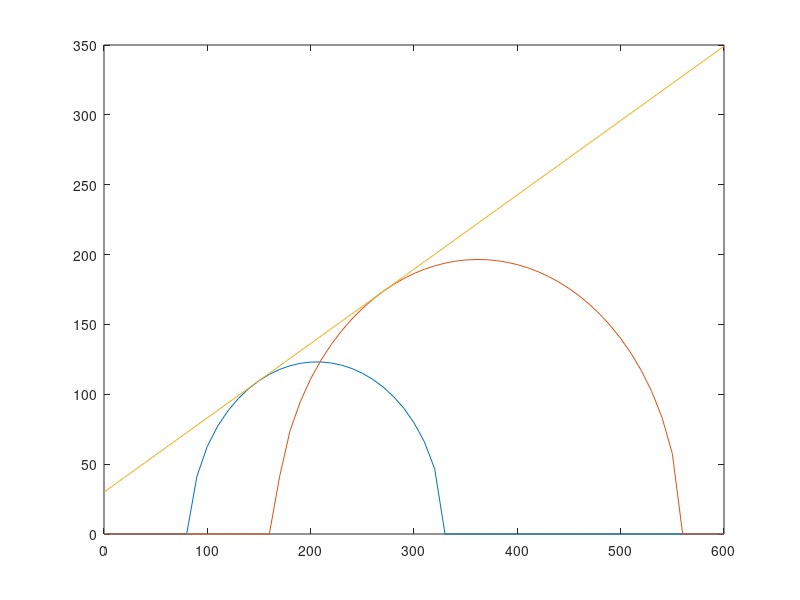

The MATLAB script that drew this image: (Note: this script raises an error after producing the figure.)
%============================================================
%
%        C' y Phi' Envolvente de Falla de Mohr Coulomb
%                Franklin Andrés Lizarazo
%
%============================================================

%====================Ingreso de Datos

%Ensayo 1
s1=329.2; %Esfuerzo principal 1
s3=82.8; %Esfuerzo principal 3
u=0; %Presión de poros

%Ensayo 2
s11=558.6; %Esfuerzo principal 1
s33=165.6; %Esfuerzo principal 3
uu=0; %Presión de poros

%====================Esfuerzos Efectivos

s1p=s1-u;
s3p=s3-u;

s11p=s11-uu;
s33p=s33-uu;

%====================Solución del Sistema

F=@(x) [s1p-s3p*tand(45+x(2)/2)^2-2*x(1)*tand(45+x(2)/2);
    s11p-s33p*tand(45+x(2)/2)^2-2*x(1)*tand(45+x(2)/2)]; %Defino Eqs
x0=[0;0]; %Defino punto de inicio

x=fsolve(F,x0); %Creo el vector solución
c=x(1) %Extraigo C'
phi=x(2) %Extraigo Phi'

%====================Gráfica del Circulo

r=(s1p-s3p)/2;
c=(s1p+s3p)/2;

rr=(s11p-s33p)/2;
cc=(s11p+s33p)/2;

xp=0:10:600; %Defino intervalo X
yp=sqrt(r^2-(xp-c).^2); %Circulo 1
yyp=sqrt(rr^2-(xp-cc).^2); %Circulo 2
yyy=x(1)+xp*tand(x(2)); %Envolvente

plot(xp,yp,xp,yyp,xp,yyy);




%% 

y=MohrCoulomb(329.2,82.8,0,558.6,165.6,0)

